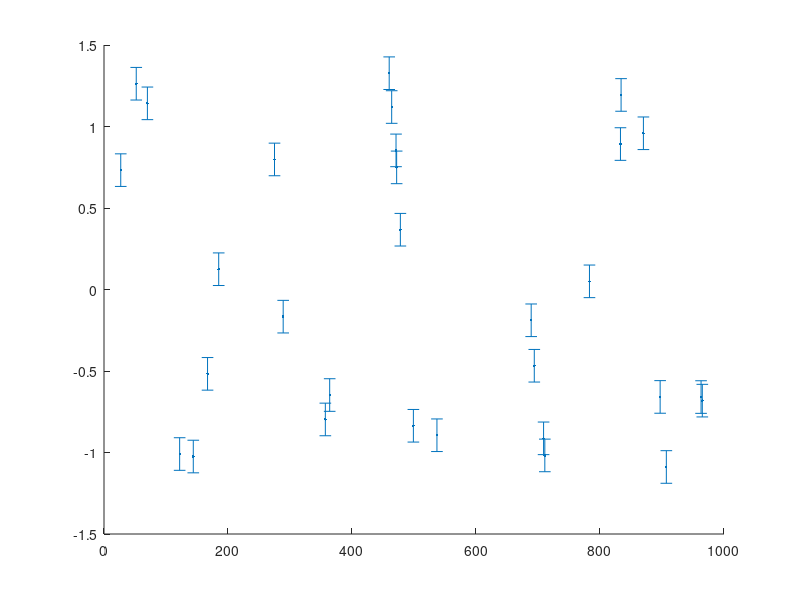

This figure's MATLAB source: (Note: this script raises an error after producing the figure.)
close all
clear all

fs = 12;

% read data
fid = fopen('variable_star.txt');

tab = textscan(fid,'%f %f %f','CommentStyle','#');

tobs = tab{1};
mobs = tab{2};
merr = tab{3};

figure(1)
errorbar(tobs,mobs,merr,'.','MarkerSize',fs)
xlabel('Time (days)','FontSize',fs);
ylabel('Magnitude','FontSize',fs);
set(gca,'FontSize',fs);
set(gca,'YDir','Reverse')

%% assume a zero mean GP
mu = 0;

%% compute profile likelihood as a function of T

trial_Ts = 10:1:1000;
%trial_Ts = 190:0.1:210;
n_trials = length(trial_Ts);
logLs = zeros(n_trials,1);
params = zeros(n_trials,2);
perrs = zeros(n_trials,2);

for i=1:length(trial_Ts)
    if mod(i,n_trials/10)==0
       disp(['Trial period i = ' num2str(i)]) 
    end
   
    obj = @(pp) -1*loglkhd_periodic_gp(tobs,mobs,merr,mu,pp(1),pp(2),trial_Ts(i));

    start = [1,1];
    low_bnds = [0, 0];
    upp_bnds = [100,100];

    [out,fval,exitflag,output,lambda,grad,hessian] = fmincon(obj,start,[],[],[],[],low_bnds,upp_bnds,[]);

    logLs(i) = -fval;
    params(i,:) = out;
    fisher = inv(hessian);
    perrs(i,:) = sqrt(diag(fisher));

end

%%

figure(2)
plot(trial_Ts,logLs);
xlabel('Trial Period T','FontSize',fs);
ylabel('Log Profile Likelihood','FontSize',fs);

figure(3)
plot(trial_Ts,exp(logLs - max(logLs)),'LineWidth',2);
xlabel('Trial Period T','FontSize',fs);
ylabel('Profile Likelihood','FontSize',fs);

%% optimize full log likelihood

obj = @(pp) -1*loglkhd_periodic_gp(tobs,mobs,merr,mu,pp(1),pp(2),pp(3));

besti = find(logLs == max(logLs));

% start optimisation in 3 parameters from the best values at the 
% peak of the profile likelihood
start = [params(besti,:), trial_Ts(besti)];
low_bnds = [0, 0, 0];
upp_bnds = [100,100,1000];

[out,fval,exitflag,output,lambda,grad,hessian] = fmincon(obj,start,[],[],[],[],low_bnds,upp_bnds,[]);

%% compute maximum likelihood and Fisher matrix

logL_best = -fval;
param_best = out
fisher = inv(hessian);
perrs_best = sqrt(diag(fisher))'

%% compute interpolated and future values;

tgrid = (1:2000)';

[condE,condCov] = gp_predict_periodic(mobs,tobs,diag(merr.^2),tgrid,mu,out);

figure(4)
errorbar(tobs,mobs,merr,'.','MarkerSize',fs)
xlabel('Time (days)','FontSize',fs);
ylabel('Magnitude','FontSize',fs);
set(gca,'FontSize',fs);
set(gca,'YDir','Reverse')
hold on
plot(tgrid,condE)
condStd = sqrt(diag(condCov));
hold on
[tvs,yvs] = errsnake(tgrid,[condE+condStd,condE-condStd]);
fill(tvs,yvs,[0.,0.5,0.5],'EdgeColor','none','FaceAlpha',0.5);
hold off

condE(1800)
condStd(1800)

%% plot phase folde data vs. GP

figure(5)
errorbar(mod(tobs,param_best(3)),mobs,merr,'.','MarkerSize',fs)
xlabel('Phase = Folded Time [t_{obs} mod T_{mle} ] (days)','FontSize',fs);
ylabel('Magnitude','FontSize',fs);
set(gca,'FontSize',fs);
set(gca,'YDir','Reverse')
hold on
plot(tgrid,condE)
hold on
[tvs,yvs] = errsnake(tgrid,[condE+condStd,condE-condStd]);
fill(tvs,yvs,[0.,0.5,0.5],'EdgeColor','none','FaceAlpha',0.5);
xlim([0,200])
hold off

%% plot vs true lc

lc_file = 'periodic_gp_2_ok4.txt';

fid = fopen(lc_file);
tab = textscan(fid,'%f %f','CommentStyle','#');

ts = tab{1};
ms = tab{2};

figure(6)
hobs=errorbar(mod(tobs,param_best(3)),mobs,merr,'.','MarkerSize',fs);
xlabel('Phase = Folded Time [t_{obs} mod T_{mle} ] (days)','FontSize',fs);
ylabel('Magnitude','FontSize',fs);
set(gca,'FontSize',fs);
set(gca,'YDir','Reverse')
hold on
hgp=plot(tgrid,condE);
hold on
[tvs,yvs] = errsnake(tgrid,[condE+condStd,condE-condStd]);
fill(tvs,yvs,[0.,0.5,0.5],'EdgeColor','none','FaceAlpha',0.5);
xlim([0,200])

htrue=plot(ts,ms-1.1805,'-k','LineWidth',3);
hold off

legend([hobs,hgp,htrue],{'Obs Data','Post GP','True'},'Location','NorthWest')

